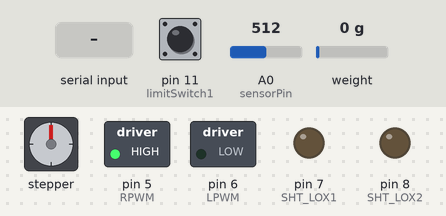
The sketch below on a simulated Arduino Uno, built with avr-gcc and run on an emulated ATmega328P. On the bench: stepper motor, switched loads named in the sketch (green lamp = pin HIGH), output pins drawn as LEDs (lit = HIGH). Wiring (inferred from the names in the program): stepper motor driver (200 steps per turn assumed): step pin 10; direction pin 9. Inputs (shaded band) come from the test bench; at power-on: pin 11 (limitSwitch1) LOW, A0 (sensorPin) = 512, weight on the scale 0 g. What the sketch prints to the serial monitor is not drawn.

Above: at 2.6 s.
2.7 s: "COMPRESSION;" received over Serial
At 4.6 s:
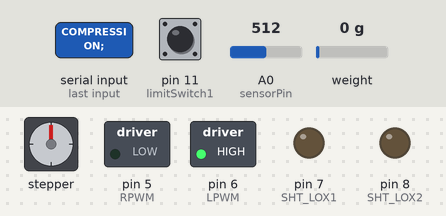
Timing chart, 0 to 16.6 s (numbered marks = the images above; inputs shaded):
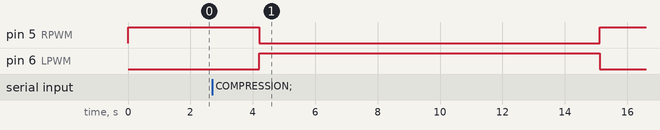

The sketch:

qc_process.ino
```cpp
#include "elapsedMillis.h" //for compression and weight
#include "HX711.h" //for compression and weight
#include "Adafruit_VL53L0X.h" //for time of flight sensors
#define calibration_factor -22.0       //This value is obtained using the SparkFun_HX711_Calibration sketch
#define DOUT  3                     //SCALE AMPLIFIER PINS
#define CLK  2                      //SCALE AMPLIFIER PINS
#define LOX1_ADDRESS 0x30 //address for time of flight sensor 1
#define LOX2_ADDRESS 0x31 //address for time of flight sensor 2
#define SHT_LOX1 7 //set time of flight sensor 1 pin to shutdown
#define SHT_LOX2 8 //set time of flight sensor 2 pin to shutdown
#define stepsPerRevolution 200 //steps per revolution of stepper motor
#define rotation_dist_conv 0.031746   // conversion factor for distance = nRotations * rotation_dist_conv

// LA defs
#define RPWM 5          //LA MOVEMENT PINS
#define LPWM 6          //LA MOVEMENT PINS
#define Speed 255
#define strokeLength 2.0
#define probe_radius 19/2  //probe diameter is 1.9cm = 19mm --> radius = 19/2

HX711 scale;
elapsedMillis timeElapsed;

//LA VARIABLES
int sensorPin = A0;       //LA FEEDBACK PINS
int sensorVal;
//int Speed=255;
//float strokeLength = 2.0;
float extensionLength;
int maxAnalogReading;
int minAnalogReading;
//float probe_radius = 19/2;  //probe diameter is 1.9cm = 19mm --> radius = 19/2
float area_probe = 3.141 * probe_radius * probe_radius;

//Arch variables
int dirPin = 9; //direction pin
int stepPin = 10; //step pin
int limitSwitch1 = 11; //start position switch

void setup() {
  Serial.begin(9600);
  Serial.setTimeout(2000);

  pinMode(RPWM, OUTPUT);
  pinMode(LPWM, OUTPUT);
  pinMode(sensorPin, INPUT);

  //reset LA by full retraction
  moveToLimit(1);

  //TARES SCALE TO BEGIN READING UPON FIRST LOOP EXECUTION
  tare_Scale();

  pinMode(dirPin, OUTPUT);
  pinMode(stepPin, OUTPUT);
  pinMode(limitSwitch1, INPUT);
  pinMode(SHT_LOX1, OUTPUT);
  pinMode(SHT_LOX2, OUTPUT);


  moveToReset();

}


void loop() {

    if (Serial.available() > 0) {
    String command = Serial.readStringUntil(';');

    if (command == "TARE"){
      //Serial.println("Tare");
      tare_Scale();
    }

    else if (command == "WEIGHT"){
      float weight = get_weight();
      Serial.print(weight);
    }
    else if (command == "COMPRESSION"){
      float compression = get_compression();
      Serial.print(compression);
    }
    else if (command == "ARCH"){
      float dist_x = Serial.readStringUntil(';').toInt();
      // tof_num -> 1 for left 2 for right
      int tof_num = Serial.readStringUntil(';').toInt();
      int arch = get_arch(dist_x, tof_num);
      Serial.print(arch);
    }
    else {
      Serial.print("COMMAND_ERROR: " + command);
    }
  }
  else {
    delay(100);
  }
}

void driveActuator(int Direction){
  switch(Direction){
    case 1:       //extension
      analogWrite(RPWM, Speed);
      analogWrite(LPWM, 0);
      break;

    case 0:       //stopping
      analogWrite(RPWM, 0);
      analogWrite(LPWM, 0);
      break;

    case -1:      //retraction
      analogWrite(RPWM, 0);
      analogWrite(LPWM, Speed);
      break;
  }
}

int moveToLimit(int Direction){
  int prevReading=0;
  int currReading=0;
  do{
    prevReading = currReading;
    driveActuator(Direction);
    timeElapsed = 0;
    while(timeElapsed < 200){ delay(1);}           //keep moving until analog reading remains the same for 200ms
    currReading = analogRead(sensorPin);
  }
  while(prevReading != currReading);
  return currReading;
}


void tare_Scale(){
  scale.begin(DOUT, CLK);
  scale.set_scale(calibration_factor); //This value is obtained by using the SparkFun_HX711_Calibration sketch
  scale.tare(); //Assuming there is no weight on the scale at start up, reset the scale to 0
}

float avg_scale_read(){
  //returns the average of numReading readings
  int numReading = 50;
  float reading[numReading];
  float array_sum = 0;
  float array_average = 0;

  //Readings 50x and stores them into array
  for (int i = 0; i < numReading; i++){
    float reading_temp = scale.get_units();
    reading[i] = reading_temp;
    delay(100);
  }

  //Sums all readings in Array
  for (int inc = 0; inc < numReading; inc++){
    array_sum += reading[inc];
  }

  //Divides the sum by count to find average
  array_average = array_sum / numReading;
  return array_average;

}

float get_weight(){
  //make sure LA is fully retracted
  moveToLimit(1);

  //begin scale reading and average it
  float average_weight_rd = avg_scale_read();
  delay(100);
  return average_weight_rd;
}


float get_compression(){
  //make sure LA is fully retracted
  moveToLimit(1);

  //zero the scale
  tare_Scale();
  //fully extend LA to begin compression testing
  moveToLimit(-1);
  //delay to have constant force applied for scale
  delay(500);
  //begin scale reading and take average and convert to Newtons
  float average_comp_rd = avg_scale_read();
  //float compression_force = average_comp_rd * 9.81 / 1000;

  //compression stress returns average readings in terms of N/mm^2
  float compression_stress = average_comp_rd / area_probe;

  //once comp test done retract LA again
  moveToLimit(1);

  return compression_stress;

}

//resets bed to origin. Moves bed until limit switch 1 is closed
void moveToReset(){
  //Serial.println(" Moving to start");

  while (digitalRead(limitSwitch1) == HIGH) { //switch is open
    digitalWrite(dirPin, HIGH); //backwards
    digitalWrite(stepPin, HIGH);
    delayMicroseconds(2000);
    digitalWrite(stepPin, LOW);
    delayMicroseconds(2000);
  }


}

 int scan(float dist_x, int tof_num){

  float nRotations = dist_x * rotation_dist_conv;
  moveBed(nRotations);
  int arch_height = 10;
  return arch_height;
 }

//moves bed a specific distance
void moveBed(float nRotations){
  digitalWrite(dirPin, LOW); //forwards
  delay(1000);

  for (int i = 0; i < int(nRotations*stepsPerRevolution); i++) {

    digitalWrite(stepPin, HIGH);
    delayMicroseconds(1000);
    digitalWrite(stepPin, LOW);
    delayMicroseconds(1000);

  }
}

//arch function use time of flight and bed movement
int get_arch(float dist_x, int tof_num){
  moveToReset(); //reset bed to origin
  int arch_height = scan(dist_x, tof_num); //move bed depending on the size of the shoe
  delay(100);
  moveToReset();
  return arch_height;
}
```

Measured:
- after the input at 2.7 s, pin 5 (RPWM): HIGH → LOW after 1.5 s, → HIGH 10.9 s later; pin 6 (LPWM): LOW → HIGH after 1.5 s, → LOW 10.9 s later
